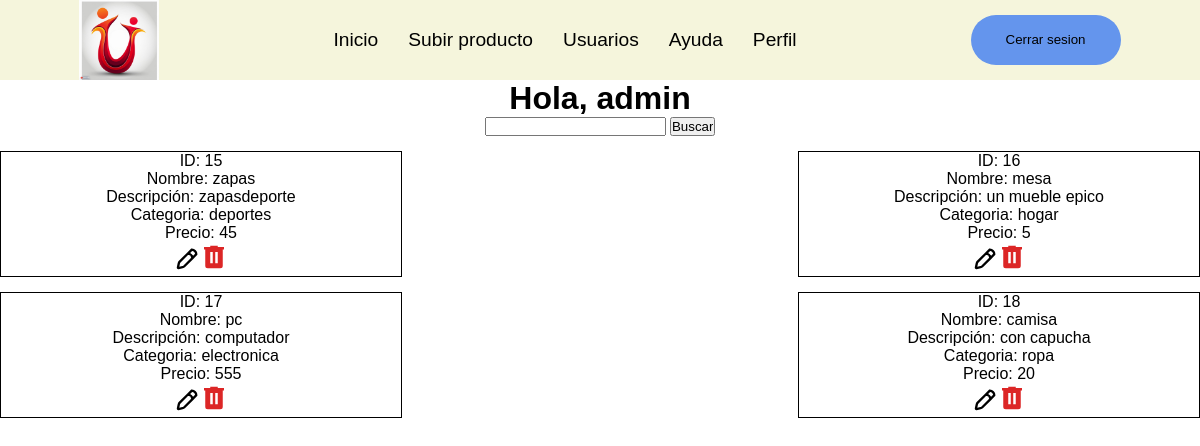
Screenshot of /indexRegistradoAdmin.php?id_user=6 with the database file from the repository.
### tables this page shows
CREATE TABLE `usuarios` (
  `id` int(11) NOT NULL,
  `nombre` varchar(30) NOT NULL,
  `contrasena` varchar(20) NOT NULL,
  `correo` varchar(40) NOT NULL,
  `dirección` varchar(50) NOT NULL
);

CREATE TABLE `productos` (
  `id` int(11) NOT NULL,
  `nombre` varchar(50) NOT NULL,
  `descripción` varchar(100) NOT NULL,
  `categoria` varchar(30) NOT NULL,
  `precio` int(11) NOT NULL
);

### BD/Datos.php (the view, shortened to what this page needs)
<?php
class Datos
{
    private $dbhost = 'localhost';
    private $dbuser = 'Rafa';
    private $dbpasswd = "1234";
    private $dbname = "app";
    private $conexion;
    public function __construct()
    {
        $this->conexion = new mysqli($this->dbhost, $this->dbuser, $this->dbpasswd, $this->dbname);
        $this->conexion->select_db($this->dbname);
        $this->conexion->query("SET NAMES 'utf8'");
    }
    public function buscarProductosAdmin($busqueda, $usuario)
    {
        $consulta = $this->conexion->query("SELECT * FROM productos WHERE id LIKE '%$busqueda%' OR nombre LIKE '%$busqueda%' OR descripción LIKE '%$busqueda%' OR categoria LIKE '%$busqueda%' OR precio LIKE '%$busqueda%'");
        while ($row = $consulta->fetch_array(MYSQLI_ASSOC)) {
            echo "<div class= 'tarjeta'>";
            echo "ID: " . $row['id'] . "<br>";
            echo "Nombre: " . $row['nombre'] . "<br>";
            echo "Descripción: " . $row['descripción'] . "<br>";
            echo "Categoria: " . $row['categoria'] . "<br>";
            echo "Precio: " . $row['precio'] . "<br>";
            echo "<div class= 'botones'>";
            $id_producto = urlencode($row['id']);
            $nombre = urlencode($row['nombre']);
            $descripcion = urlencode($row['descripción']);
            $categoria = urlencode($row['categoria']);
            $precio = $row['precio'];
            echo "<a href='./modificarProducto.php?id_user=$usuario&id_producto=$id_producto&nombre=$nombre&descripcion=$descripcion&categoria=$categoria&precio=$precio'><img src='img/iconoLapiz.svg' alt=''></a>";
            echo "<a href='./borrarProducto.php?id_user=$usuario&id_producto=$id_producto'><img src='img/iconoPapelera.svg' alt=''></a>";
            echo "</div>";
            echo "</div>";
        }
    }
    public function cogerNombre($id)
    {
        $query = mysqli_query($this->conexion, "SELECT * FROM usuarios where id = '$id'");
        $num = mysqli_num_rows($query);
        if ($num == 1) {
            $row = mysqli_fetch_assoc($query);
            $nombre = $row['nombre'];
            return $nombre;
        } else {
            return "No se encontró nada";
        }
    }
}

### indexRegistradoAdmin.php (shortened to what this page needs)
<?php
$usuario = $_GET['id_user'];
require_once "BD/Datos.php";
$clase = new Datos;
$nombre = $clase->cogerNombre($usuario);
?>
<!DOCTYPE html>
<html lang="en">
<head>
    <link rel="stylesheet" href="css/indexRegistrado.css?v=<?php echo time(); ?>">
    <link rel="stylesheet" href="css/nav.css?v=<?php echo time(); ?>">
</head>
<body>
<div class="pagina">
    <?php include "includes/navAdmin.php" ?>
    <h1><?php echo "Hola, ". $nombre ?></h1>
    <?php include "includes/busquedaProductos.php" ?>
    <div id="productos">
    <?php
    $productos = $clase->buscarProductosAdmin($valor, $usuario);
    ?>
    </div>
</div>
</body>
</html>

### includes/navAdmin.php
<?php
$usuario = $_GET['id_user'];
?>
<header>
    <img src="img/logUnimatchIA.jpg" alt="">
    <nav>
        <ul>
            <li><a href="indexRegistradoAdmin.php?id_user=<?php echo $usuario; ?>">Inicio</a></li>
            <li><a href="crearProducto.php?id_user=<?php echo $usuario; ?>">Subir producto</a></li>
            <li><a href="usuarios.php?id_user=<?php echo $usuario; ?>">Usuarios</a></li>
            <li><a href="ayudaAdmin.php?id_user=<?php echo $usuario; ?>">Ayuda</a></li>
            <li><a href="perfilAdmin.php?id_user=<?php echo $usuario; ?>">Perfil</a></li>
        </ul>
    </nav>
    <button class="cerrarSesion"><a href="cerrarSesion.php">Cerrar sesion</a></button>
</header>

### includes/busquedaProductos.php
<div class="busquedaProductos">
<form action="" method="post">
    <input type="text" name="busqueda">
    <input type="submit" name="enviar" value="Buscar">
    </form>
    </div>

### css/indexRegistrado.css (style rules this page uses)
.pagina { display: flex; flex-direction: column; flex-wrap: wrap; text-align: center; }
.busquedaProductos { display: flex; flex-direction: row; justify-content: center; align-items: center; }
#productos { display: flex; flex-direction: row; flex-wrap: wrap; justify-content: space-between; }
.tarjeta { width: 400px; margin-top: 15px; border: 1px black solid; }

### css/nav.css (style rules this page uses)
* { padding: 0; margin: 0; }
body { font-family: Arial, Helvetica, sans-serif; }
header { display: flex; flex-direction: row; flex-wrap: wrap; align-items: center; justify-content: space-around; background-color: beige; }
header img { width: 80px; height: 80px; }
nav ul { display: flex; flex-direction: row; list-style: none; }
nav ul li { padding: 15px; }
nav ul li a { text-decoration: none; color: black; font-size: larger; }
.cerrarSesion { width: 150px; height: 50px; border-radius: 30px; background-color: cornflowerblue; border: none; }
.cerrarSesion a { display: block; width: 100%; height: 100%; text-align: center; line-height: 50px; color: rgb(0, 0, 0); text-decoration: none; border-radius: 30px; }

### rows the page displays
usuarios: nombre "admin"
productos: id "15", nombre "zapas", descripción "zapasdeporte", categoria "deportes", precio "45"
productos: id "16", nombre "mesa", descripción "un mueble epico", categoria "hogar", precio "5"
productos: id "17", nombre "pc", descripción "computador", categoria "electronica", precio "555"
productos: id "18", nombre "camisa", descripción "con capucha", categoria "ropa", precio "20"
